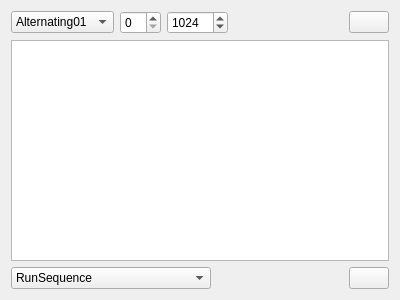
<?xml version="1.0" encoding="UTF-8"?>
<ui version="4.0">
 <class>GalKernelEditor</class>
 <widget class="QWidget" name="GalKernelEditor">
  <property name="geometry">
   <rect>
    <x>0</x>
    <y>0</y>
    <width>400</width>
    <height>300</height>
   </rect>
  </property>
  <property name="windowTitle">
   <string>KernelEditor</string>
  </property>
  <layout class="QGridLayout" name="gridLayout">
   <item row="0" column="0">
    <layout class="QHBoxLayout" name="horizontalLayout">
     <item>
      <widget class="QComboBox" name="Pattern_comboBox">
       <property name="enabled">
        <bool>true</bool>
       </property>
       <property name="toolTip">
        <string>&lt;html&gt;&lt;head/&gt;&lt;body&gt;&lt;p&gt;Select bit pattern to apply with this kernel&lt;/p&gt;&lt;/body&gt;&lt;/html&gt;</string>
       </property>
       <item>
        <property name="text">
         <string>Alternating01</string>
        </property>
       </item>
       <item>
        <property name="text">
         <string>TwoStep</string>
        </property>
       </item>
      </widget>
     </item>
     <item>
      <widget class="QSpinBox" name="PatternLow_spinBox">
       <property name="toolTip">
        <string>Lowel limit of selected pattern</string>
       </property>
      </widget>
     </item>
     <item>
      <widget class="QSpinBox" name="PatternHi_spinBox">
       <property name="toolTip">
        <string>Upper imit of selected pattern</string>
       </property>
       <property name="maximum">
        <number>65536</number>
       </property>
       <property name="value">
        <number>1024</number>
       </property>
      </widget>
     </item>
     <item>
      <spacer name="horizontalSpacer">
       <property name="orientation">
        <enum>Qt::Horizontal</enum>
       </property>
       <property name="sizeHint" stdset="0">
        <size>
         <width>40</width>
         <height>20</height>
        </size>
       </property>
      </spacer>
     </item>
     <item>
      <widget class="QPushButton" name="PatternLimitsPickButton">
       <property name="toolTip">
        <string>&lt;html&gt;&lt;head/&gt;&lt;body&gt;&lt;p&gt;pick applicable limits of selected pattern&lt;/p&gt;&lt;/body&gt;&lt;/html&gt;</string>
       </property>
       <property name="text">
        <string/>
       </property>
       <property name="icon">
        <iconset resource="../galapicons.qrc">
         <normaloff>:/icons/cursormarkersmall.png</normaloff>:/icons/cursormarkersmall.png</iconset>
       </property>
      </widget>
     </item>
    </layout>
   </item>
   <item row="1" column="0">
    <widget class="QPlainTextEdit" name="KernelTextEdit">
     <property name="toolTip">
      <string>&lt;html&gt;&lt;head/&gt;&lt;body&gt;&lt;p&gt;Command code of selected kernel&lt;/p&gt;&lt;/body&gt;&lt;/html&gt;</string>
     </property>
     <property name="readOnly">
      <bool>true</bool>
     </property>
    </widget>
   </item>
   <item row="2" column="0">
    <layout class="QHBoxLayout" name="horizontalLayout_2">
     <item>
      <widget class="QComboBox" name="CommandPrototype_comboBox">
       <property name="enabled">
        <bool>true</bool>
       </property>
       <property name="minimumSize">
        <size>
         <width>200</width>
         <height>0</height>
        </size>
       </property>
       <property name="toolTip">
        <string>&lt;html&gt;&lt;head/&gt;&lt;body&gt;&lt;p&gt;List of available commands&lt;/p&gt;&lt;/body&gt;&lt;/html&gt;</string>
       </property>
       <item>
        <property name="text">
         <string>RunSequence</string>
        </property>
       </item>
       <item>
        <property name="text">
         <string>Sync</string>
        </property>
       </item>
      </widget>
     </item>
     <item>
      <spacer name="horizontalSpacer_2">
       <property name="orientation">
        <enum>Qt::Horizontal</enum>
       </property>
       <property name="sizeHint" stdset="0">
        <size>
         <width>40</width>
         <height>20</height>
        </size>
       </property>
      </spacer>
     </item>
     <item>
      <widget class="QPushButton" name="CommandPrototypeInsertButton">
       <property name="toolTip">
        <string>&lt;html&gt;&lt;head/&gt;&lt;body&gt;&lt;p&gt;Insert selected command protype at current code editor location&lt;/p&gt;&lt;/body&gt;&lt;/html&gt;</string>
       </property>
       <property name="text">
        <string/>
       </property>
       <property name="icon">
        <iconset resource="../galapicons.qrc">
         <normaloff>:/icons/OK16.png</normaloff>:/icons/OK16.png</iconset>
       </property>
       <property name="checkable">
        <bool>false</bool>
       </property>
       <property name="checked">
        <bool>false</bool>
       </property>
      </widget>
     </item>
    </layout>
   </item>
  </layout>
 </widget>
 <resources>
  <include location="../galapicons.qrc"/>
 </resources>
 <connections/>
</ui>
